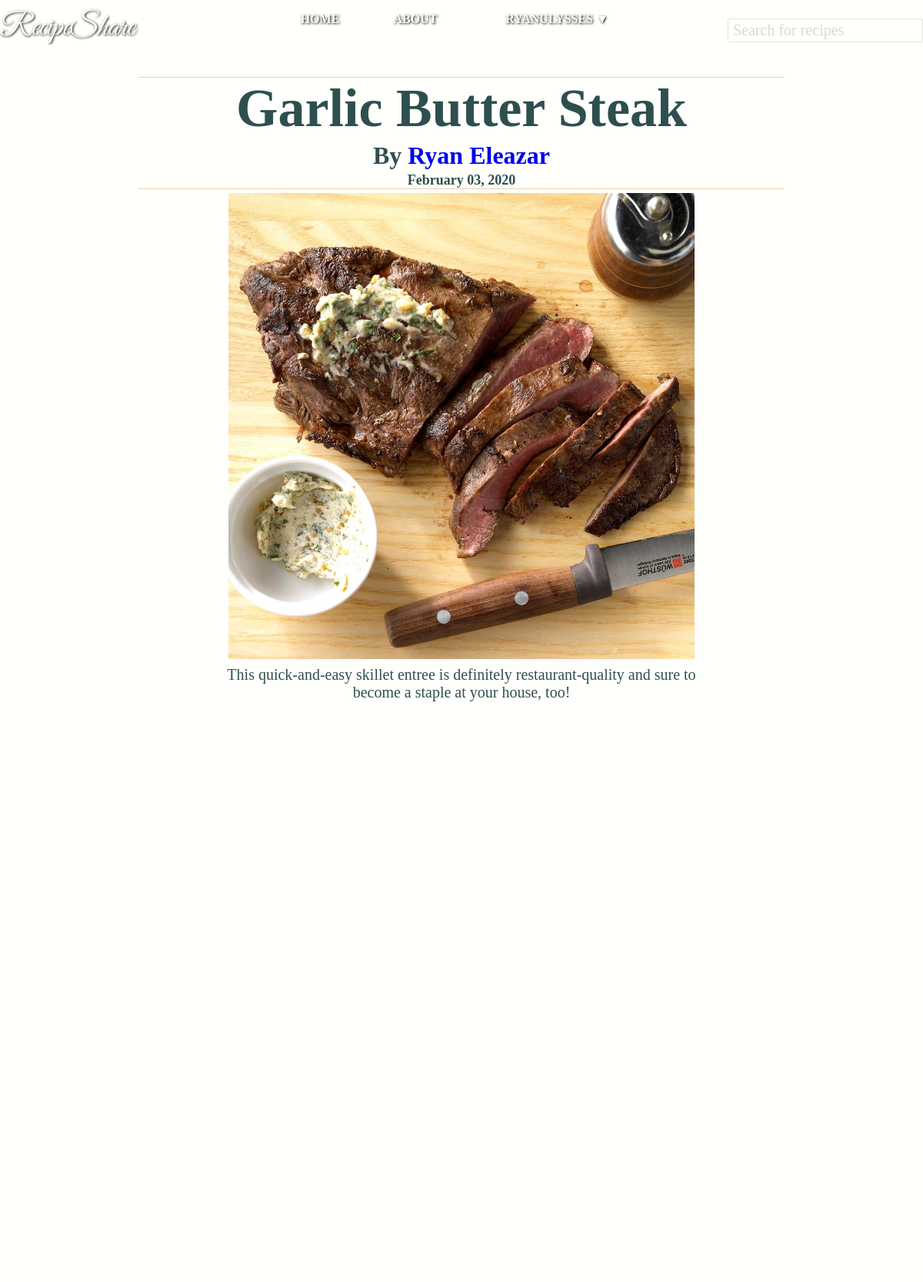
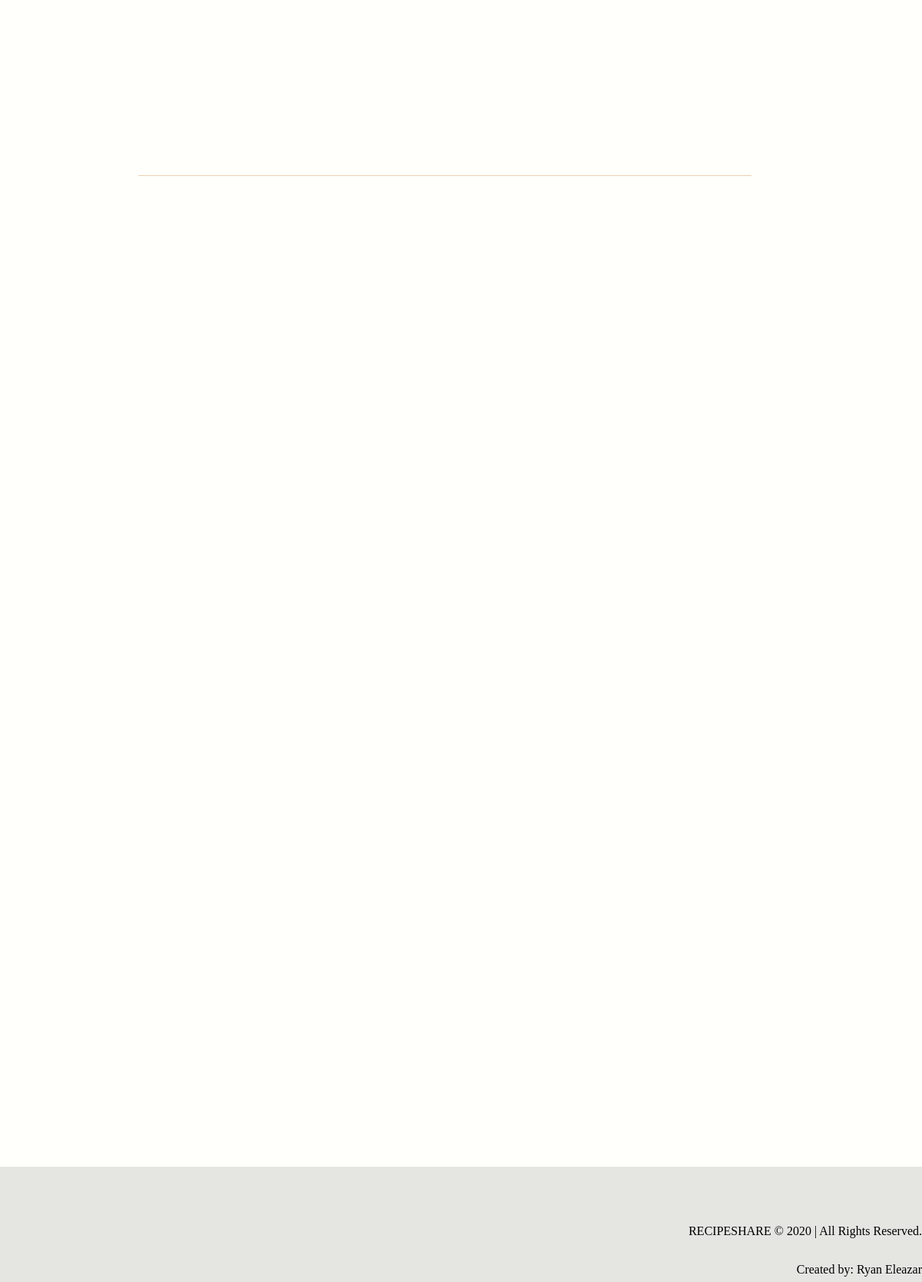
Page /article/1/Garlic Butter Steak (signed in) on the committed database (2 pictures, top to bottom).
### tables this page shows
CREATE TABLE recipe(id INTEGER  PRIMARY KEY, dishname VARCHAR(100) NOT NULL, description TEXT NOT NULL, ingredients TEXT NOT NULL, directions TEXT NOT NULL, imagename VARCHAR(100) NOT NULL, author VARCHAR(100) NOT NULL, datetoday VARCHAR(100) NOT NULL);

CREATE TABLE user(id INTEGER  PRIMARY KEY, username VARCHAR(100) NOT NULL, password VARCHAR(100) NOT NULL, email VARCHAR(100) NOT NULL, firstname VARCHAR(100) NOT NULL, lastname VARCHAR(100) NOT NULL );

### application.py (the view, shortened to what this page needs)
@app.route('/article/<id>/<dishname>', methods=['POST', 'GET'])
@app.route('/')
def article(id,dishname):
    with sqlite3.connect('database.db') as conn:
        cur = conn.cursor()
        cur.execute("SELECT recipe.dishname, user.firstname, user.lastname, recipe.imagename, recipe.description, recipe.ingredients, recipe.directions,recipe.id,recipe.author,recipe.datetoday,user.username FROM recipe INNER JOIN user ON recipe.author = user.username WHERE recipe.id = ?", [id])
        recipe = cur.fetchall()
        cur = conn.cursor()
        cur.execute("SELECT user.firstname, user.lastname, comments.comments,comments.datetoday,user.username FROM user INNER JOIN comments ON user.username = comments.user WHERE comments.id = ?",[id])
        usercomment = cur.fetchall()
    return render_template('article.html', recipe=recipe, usercomment = usercomment)

### templates/article.html (shortened to what this page needs)
{% extends "layout.html" %}
{% block content %}
<section id = 'recipeshowcase'>
	{% for n in recipe %}
	<article class = 'dishnamesummarygroup'>
		<article class = 'dishnameshowcase'>
			<div class = 'container'>
				<h2>{{n[0]}}</h2>
			</div>
			<div class = 'container'>
				<h4>By <a href = {{ url_for("profile", username = n[10]) }}>{{n[1]}} {{n[2]}}</a></h4>
				<h5>{{n[9]}}</h5>
			</div>
		</article>
		<article id = 'pictureshowcase'>
			<div class = 'container'>
				<img src = "{{ url_for('static' , filename = 'images/recipeimages/' + n[3])}}" ><br>
			</div>
			<div class = 'container'>
				<p>{{n[4]}}</p>
			</div>
		</article>
	</article>
	<article id = 'dishnamesummarygroup2'>
				{% set ing = n[5].split('\n') %}
				{% set dir = n[6].split('\n') %}
	</article>
	{% endfor %}
</section>
{% endblock %}

### static/style.css (style rules this page uses)
html { padding: 0; margin: 0; width: 100%; height: 100%; min-height: 100vh; }
body { background-color: #FFFFFC; color: #2F4F4F; width: 100%; height: 100%; margin: 0; padding: 0; overflow: auto; font-size:100%; }
.container { width: 80%; margin: 0 auto; overflow: hidden; padding: 0; }
.container::placeholder { color:#2F4F4F; font-family: 'Palatino Linotype', 'Book Antiqua', Palatino, serif; }
a { text-decoration: none; }
img { max-width: 100%; max-height: 100%; }
#recipeshowcase { margin: auto; margin-top: 100px; width: 70%; overflow: hidden; position: relative; font-size: 13px; min-height: 1000px; height: auto; display: flex; flex-direction: column; font-family: 'Palatino Linotype', 'Book Antiqua', Palatino, serif; }
.dishnamesummarygroup { width: 100%; display:block; padding: 0; position: relative; text-align: center; justify-content: center; opacity: 0; transform: translateX(22px); transition: 1.6s all ease-in-out; }
#pictureshowcase { width: 95%; padding: 0; position: relative; align-items: center; object-fit: fill; margin: 10px auto; }
#pictureshowcase img { min-height: 300px; min-width: 300px; width: 95%; height: auto; align-self: center; position: relative; margin: 0; border:5px solid white; max-height: 700px; }
#pictureshowcase p { margin: 0; padding-top: 0; font-size: 20px; width: 100%; }
.dishnameshowcase { position: relative; padding: 0; width: 100%; text-align: center; position: relative; height: auto; border-top: 1px solid #ead1ae; border-bottom:1px solid #ead1ae; }
.dishnameshowcase h2 { padding: 0; margin: 0; font-weight: bold; padding-bottom: 0; margin-bottom: 0; font-size: 70px; text-align: center; }
.dishnameshowcase h4 { margin: 0; margin-top: 3px; padding-top: 0; font-size: 32px; width: 100%; text-align: center; }
.dishnameshowcase h5 { margin: 0; margin-top: 3px; padding-top: 0; font-size: 18px; width: 100%; text-align: center; }
#dishnamesummarygroup2 { width: 95%; display:inline-flex; padding: auto; position: relative; justify-content: center; margin-top: 50px; border-bottom:1px solid #ead1ae; padding-bottom: 40px; }
@media screen and (max-width: 1380px) { #pictureshowcase { margin: auto; height: auto; } }
@media screen and (max-width: 1380px) { #dishnamesummarygroup2 { display:block; } }

### rows in the picture
recipe: dishname "Garlic Butter Steak", firstname "Ryan", lastname "Eleazar", datetoday "February 03, 2020", imagename (picture), description "This quick-and-easy skillet entree is definitely restaurant-quality and sure to become a staple at your house, too!"

### other values in the picture
{{ session['username'] }} "RYANULYSSES"
